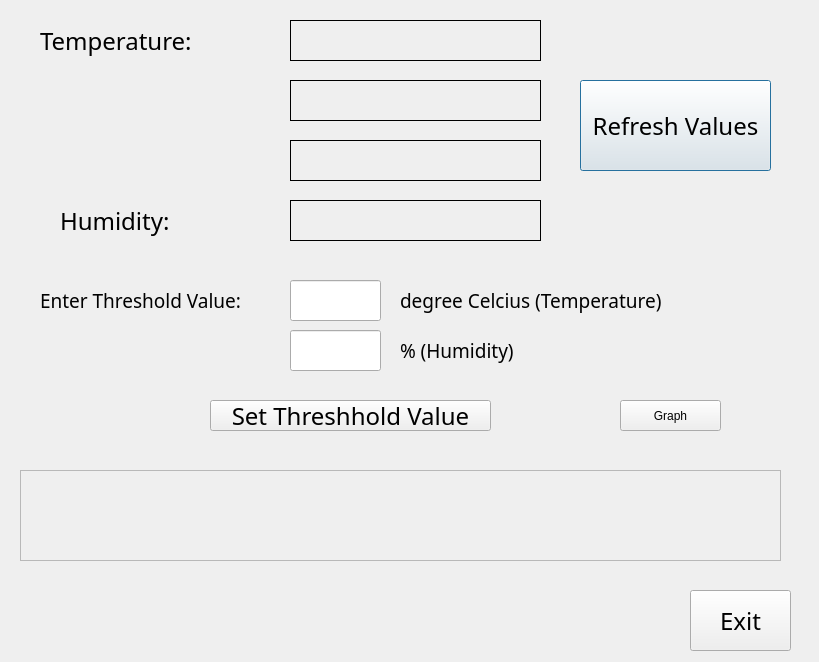
<?xml version="1.0" encoding="UTF-8"?>
<ui version="4.0">
 <class>Dialog</class>
 <widget class="QDialog" name="Dialog">
  <property name="geometry">
   <rect>
    <x>0</x>
    <y>0</y>
    <width>819</width>
    <height>662</height>
   </rect>
  </property>
  <property name="windowTitle">
   <string>Temperatufre and Humidity</string>
  </property>
  <widget class="QLabel" name="label">
   <property name="geometry">
    <rect>
     <x>40</x>
     <y>20</y>
     <width>171</width>
     <height>41</height>
    </rect>
   </property>
   <property name="font">
    <font>
     <family>Sans Serif</family>
     <pointsize>18</pointsize>
     <underline>false</underline>
    </font>
   </property>
   <property name="autoFillBackground">
    <bool>true</bool>
   </property>
   <property name="text">
    <string>Temperature:</string>
   </property>
  </widget>
  <widget class="QLabel" name="label_2">
   <property name="geometry">
    <rect>
     <x>60</x>
     <y>200</y>
     <width>121</width>
     <height>41</height>
    </rect>
   </property>
   <property name="font">
    <font>
     <family>Sans Serif</family>
     <pointsize>18</pointsize>
    </font>
   </property>
   <property name="autoFillBackground">
    <bool>true</bool>
   </property>
   <property name="text">
    <string>Humidity:</string>
   </property>
  </widget>
  <widget class="QPushButton" name="pushButton">
   <property name="geometry">
    <rect>
     <x>580</x>
     <y>80</y>
     <width>191</width>
     <height>91</height>
    </rect>
   </property>
   <property name="font">
    <font>
     <family>Sans Serif</family>
     <pointsize>18</pointsize>
    </font>
   </property>
   <property name="text">
    <string>Refresh Values</string>
   </property>
  </widget>
  <widget class="QPushButton" name="pushButton_2">
   <property name="geometry">
    <rect>
     <x>690</x>
     <y>590</y>
     <width>101</width>
     <height>61</height>
    </rect>
   </property>
   <property name="font">
    <font>
     <family>Sans Serif</family>
     <pointsize>18</pointsize>
    </font>
   </property>
   <property name="text">
    <string>Exit</string>
   </property>
  </widget>
  <widget class="QLabel" name="label_3">
   <property name="geometry">
    <rect>
     <x>290</x>
     <y>20</y>
     <width>251</width>
     <height>41</height>
    </rect>
   </property>
   <property name="font">
    <font>
     <family>Sans Serif</family>
     <pointsize>18</pointsize>
    </font>
   </property>
   <property name="autoFillBackground">
    <bool>true</bool>
   </property>
   <property name="frameShape">
    <enum>QFrame::Box</enum>
   </property>
   <property name="lineWidth">
    <number>1</number>
   </property>
   <property name="text">
    <string/>
   </property>
  </widget>
  <widget class="QLabel" name="label_4">
   <property name="geometry">
    <rect>
     <x>290</x>
     <y>80</y>
     <width>251</width>
     <height>41</height>
    </rect>
   </property>
   <property name="font">
    <font>
     <family>Sans Serif</family>
     <pointsize>18</pointsize>
    </font>
   </property>
   <property name="autoFillBackground">
    <bool>true</bool>
   </property>
   <property name="frameShape">
    <enum>QFrame::Box</enum>
   </property>
   <property name="lineWidth">
    <number>1</number>
   </property>
   <property name="text">
    <string/>
   </property>
  </widget>
  <widget class="QLabel" name="label_5">
   <property name="geometry">
    <rect>
     <x>290</x>
     <y>140</y>
     <width>251</width>
     <height>41</height>
    </rect>
   </property>
   <property name="font">
    <font>
     <family>Sans Serif</family>
     <pointsize>18</pointsize>
    </font>
   </property>
   <property name="autoFillBackground">
    <bool>true</bool>
   </property>
   <property name="frameShape">
    <enum>QFrame::Box</enum>
   </property>
   <property name="lineWidth">
    <number>1</number>
   </property>
   <property name="text">
    <string/>
   </property>
  </widget>
  <widget class="QLabel" name="label_6">
   <property name="geometry">
    <rect>
     <x>290</x>
     <y>200</y>
     <width>251</width>
     <height>41</height>
    </rect>
   </property>
   <property name="font">
    <font>
     <family>Sans Serif</family>
     <pointsize>18</pointsize>
    </font>
   </property>
   <property name="autoFillBackground">
    <bool>true</bool>
   </property>
   <property name="frameShape">
    <enum>QFrame::Box</enum>
   </property>
   <property name="lineWidth">
    <number>1</number>
   </property>
   <property name="text">
    <string/>
   </property>
  </widget>
  <widget class="QPushButton" name="pushButton_3">
   <property name="geometry">
    <rect>
     <x>620</x>
     <y>400</y>
     <width>101</width>
     <height>31</height>
    </rect>
   </property>
   <property name="text">
    <string>Graph</string>
   </property>
  </widget>
  <widget class="QLabel" name="label_7">
   <property name="geometry">
    <rect>
     <x>20</x>
     <y>470</y>
     <width>761</width>
     <height>91</height>
    </rect>
   </property>
   <property name="font">
    <font>
     <family>DejaVu Sans Mono</family>
     <pointsize>18</pointsize>
     <italic>true</italic>
    </font>
   </property>
   <property name="autoFillBackground">
    <bool>true</bool>
   </property>
   <property name="frameShape">
    <enum>QFrame::StyledPanel</enum>
   </property>
   <property name="lineWidth">
    <number>1</number>
   </property>
   <property name="text">
    <string/>
   </property>
  </widget>
  <widget class="QLineEdit" name="lineEdit">
   <property name="geometry">
    <rect>
     <x>290</x>
     <y>280</y>
     <width>91</width>
     <height>41</height>
    </rect>
   </property>
  </widget>
  <widget class="QLabel" name="label_8">
   <property name="geometry">
    <rect>
     <x>40</x>
     <y>280</y>
     <width>221</width>
     <height>41</height>
    </rect>
   </property>
   <property name="font">
    <font>
     <family>Sans Serif</family>
     <pointsize>14</pointsize>
    </font>
   </property>
   <property name="autoFillBackground">
    <bool>true</bool>
   </property>
   <property name="text">
    <string>Enter Threshold Value:</string>
   </property>
  </widget>
  <widget class="QLabel" name="label_9">
   <property name="geometry">
    <rect>
     <x>400</x>
     <y>280</y>
     <width>281</width>
     <height>41</height>
    </rect>
   </property>
   <property name="font">
    <font>
     <family>Sans Serif</family>
     <pointsize>14</pointsize>
    </font>
   </property>
   <property name="autoFillBackground">
    <bool>true</bool>
   </property>
   <property name="text">
    <string>degree Celcius (Temperature)</string>
   </property>
  </widget>
  <widget class="QPushButton" name="pushButton_4">
   <property name="geometry">
    <rect>
     <x>210</x>
     <y>400</y>
     <width>281</width>
     <height>31</height>
    </rect>
   </property>
   <property name="font">
    <font>
     <family>Sans Serif</family>
     <pointsize>18</pointsize>
    </font>
   </property>
   <property name="text">
    <string>Set Threshhold Value</string>
   </property>
  </widget>
  <widget class="QLineEdit" name="lineEdit_2">
   <property name="geometry">
    <rect>
     <x>290</x>
     <y>330</y>
     <width>91</width>
     <height>41</height>
    </rect>
   </property>
  </widget>
  <widget class="QLabel" name="label_10">
   <property name="geometry">
    <rect>
     <x>400</x>
     <y>330</y>
     <width>151</width>
     <height>41</height>
    </rect>
   </property>
   <property name="font">
    <font>
     <family>Sans Serif</family>
     <pointsize>14</pointsize>
    </font>
   </property>
   <property name="autoFillBackground">
    <bool>true</bool>
   </property>
   <property name="text">
    <string>% (Humidity)</string>
   </property>
  </widget>
 </widget>
 <resources/>
 <connections/>
</ui>
